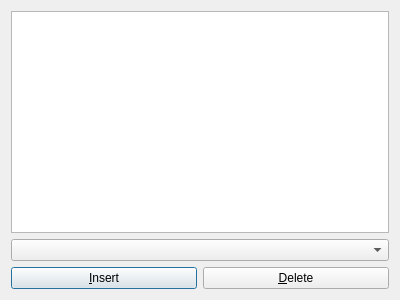
<?xml version="1.0" encoding="UTF-8"?>
<ui version="4.0">
 <class>rrdemo::cdom::qt::StringListModel</class>
 <widget class="QDialog" name="rrdemo::cdom::qt::StringListModel">
  <property name="geometry">
   <rect>
    <x>0</x>
    <y>0</y>
    <width>400</width>
    <height>300</height>
   </rect>
  </property>
  <layout class="QVBoxLayout" name="mainLayout">
   <item>
    <widget class="QListView" name="listView"/>
   </item>
   <item>
    <widget class="QComboBox" name="comboBox"/>
   </item>
   <item>
    <layout class="QHBoxLayout" name="buttonsLayout">
     <item>
      <widget class="QPushButton" name="insertButton">
       <property name="text">
        <string>&amp;Insert</string>
       </property>
      </widget>
     </item>
     <item>
      <widget class="QPushButton" name="deleteButton">
       <property name="text">
        <string>&amp;Delete</string>
       </property>
      </widget>
     </item>
    </layout>
   </item>
  </layout>
 </widget>
 <resources/>
 <connections/>
</ui>
